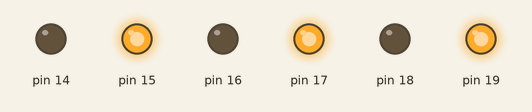
This sketch was run on a simulated Arduino Uno, built with avr-gcc and run on an emulated ATmega328P. On the bench: output pins drawn as LEDs (lit = HIGH). What the sketch prints to the serial monitor is not drawn.

Above: at 0.1 s.
Timing chart, 0 to 1.6 s (numbered marks = the images above):
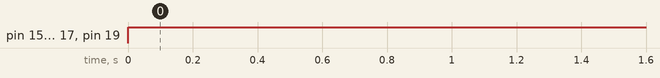

The sketch:

3.6_square_root_.ino
```cpp
#include <avr/io.h>
#include <util/delay.h>

int main (void){
    DDRC = 0b11111111;
    Serial.begin(2000000);
    int var = 0b11110000;
    PORTC = 0b10101010;
    int result1 = 0;
    int result2 = 0;
    int result3 = 0;
    int result4 = 0;

    while(true){
        result1 = var | PORTC;
        Serial.println(result1, BIN);
        _delay_ms(5000);

        result2 = var & PORTC;
        Serial.println(result2, BIN);
        _delay_ms(5000);

        result3 = ~(PORTC);
        Serial.println(result3, BIN);
        _delay_ms(5000);

        result4 = var ^ PORTC;
        Serial.println(result4, BIN);
        _delay_ms(5000);


    }
}
```

Measured:
- by itself, pin 15, pin 17, pin 19: LOW → HIGH at 0.00 s
